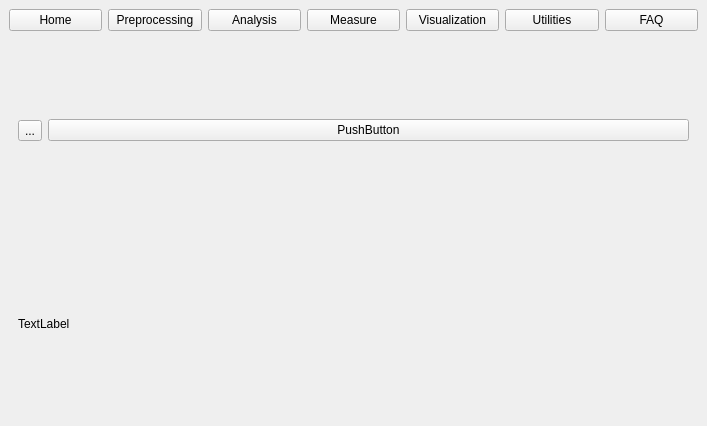
<?xml version="1.0" encoding="UTF-8"?>
<ui version="4.0">
 <class>MainWindow</class>
 <widget class="QMainWindow" name="MainWindow">
  <property name="geometry">
   <rect>
    <x>0</x>
    <y>0</y>
    <width>707</width>
    <height>426</height>
   </rect>
  </property>
  <property name="windowTitle">
   <string>MainWindow</string>
  </property>
  <property name="toolTipDuration">
   <number>-1</number>
  </property>
  <property name="styleSheet">
   <string notr="true"/>
  </property>
  <widget class="QWidget" name="centralwidget">
   <layout class="QVBoxLayout" name="verticalLayout_2">
    <item>
     <layout class="QHBoxLayout" name="horizontalLayout">
      <item>
       <widget class="QPushButton" name="bnt_home">
        <property name="text">
         <string>Home</string>
        </property>
       </widget>
      </item>
      <item>
       <widget class="QPushButton" name="btn_preprocessing">
        <property name="text">
         <string>Preprocessing</string>
        </property>
       </widget>
      </item>
      <item>
       <widget class="QPushButton" name="btn_analysis">
        <property name="text">
         <string>Analysis</string>
        </property>
       </widget>
      </item>
      <item>
       <widget class="QPushButton" name="btn_measure">
        <property name="text">
         <string>Measure</string>
        </property>
       </widget>
      </item>
      <item>
       <widget class="QPushButton" name="btn_visualization">
        <property name="text">
         <string>Visualization</string>
        </property>
       </widget>
      </item>
      <item>
       <widget class="QPushButton" name="btn_utilities">
        <property name="text">
         <string>Utilities</string>
        </property>
       </widget>
      </item>
      <item>
       <widget class="QPushButton" name="btn_faq">
        <property name="text">
         <string>FAQ</string>
        </property>
       </widget>
      </item>
     </layout>
    </item>
    <item>
     <widget class="QWidget" name="buttonContainer" native="true">
      <layout class="QHBoxLayout" name="horizontalLayout_2">
       <item>
        <widget class="QToolButton" name="toolButton">
         <property name="text">
          <string>...</string>
         </property>
        </widget>
       </item>
       <item>
        <widget class="QPushButton" name="pushButton">
         <property name="text">
          <string>PushButton</string>
         </property>
        </widget>
       </item>
      </layout>
     </widget>
    </item>
    <item>
     <widget class="QWidget" name="workspace" native="true">
      <layout class="QVBoxLayout" name="verticalLayout">
       <item>
        <widget class="QLabel" name="label">
         <property name="text">
          <string>TextLabel</string>
         </property>
        </widget>
       </item>
      </layout>
     </widget>
    </item>
   </layout>
  </widget>
 </widget>
 <resources/>
 <connections/>
</ui>
